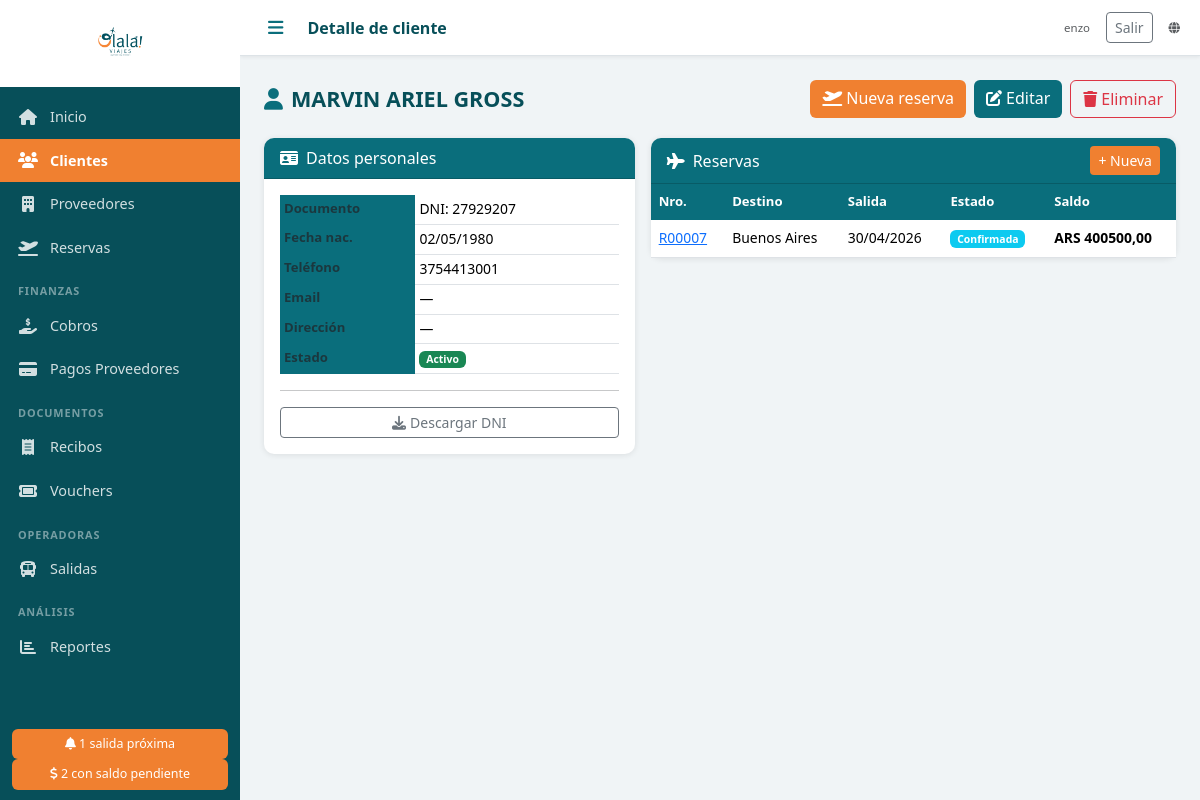
Page /clientes/5/ (signed in) on the committed database.
### agencia/models.py (models this page shows, shortened)
class Cliente(models.Model):
    TIPOS_DOC = [
        ('DNI', 'DNI'),
        ('PASAPORTE', 'Pasaporte'),
        ('LC', 'L.C.'),
        ('LE', 'L.E.'),
        ('CUIT', 'CUIT'),
    ]
    nombre = models.CharField('Nombre', max_length=100)
    apellido = models.CharField('Apellido', max_length=100)
    tipo_doc = models.CharField('Tipo de documento', max_length=20, choices=TIPOS_DOC, default='DNI')
    nro_doc = models.CharField('Nro. de documento', max_length=50, blank=True)
    email = models.EmailField('Email', blank=True)
    telefono = models.CharField('Teléfono', max_length=50, blank=True)
    direccion = models.CharField('Dirección', max_length=300, blank=True)
    fecha_nacimiento = models.DateField('Fecha de nacimiento', null=True, blank=True)
    notas = models.TextField('Notas', blank=True)
    foto_dni = models.FileField('Foto DNI', upload_to='dni/', blank=True, null=True)
    activo = models.BooleanField('Activo', default=True)
    created_at = models.DateTimeField(auto_now_add=True)
    updated_at = models.DateTimeField(auto_now=True)
    class Meta:
        verbose_name = 'Cliente'
        verbose_name_plural = 'Clientes'
        ordering = ['apellido', 'nombre']
    def __str__(self):
        return f"{self.apellido}, {self.nombre}"
    @property
    def nombre_completo(self):
        return f"{self.nombre} {self.apellido}"

class Reserva(models.Model):
    ESTADOS = [
        ('PENDIENTE', 'Pendiente'),
        ('CONFIRMADA', 'Confirmada'),
        ('EN_CURSO', 'En curso'),
        ('COMPLETADA', 'Completada'),
        ('CANCELADA', 'Cancelada'),
    ]
    numero = models.CharField('Nro. Reserva', max_length=20, unique=True, blank=True)
    cliente = models.ForeignKey(Cliente, on_delete=models.PROTECT, verbose_name='Cliente titular', related_name='reservas')
    descripcion = models.TextField('Descripción / Observaciones', blank=True)
    destino = models.CharField('Destino', max_length=200)
    fecha_salida = models.DateField('Fecha de salida')
    fecha_regreso = models.DateField('Fecha de regreso', null=True, blank=True)
    pasajeros_adicionales = models.ManyToManyField(
        Cliente, related_name='reservas_como_pasajero',
        blank=True, verbose_name='Pasajeros adicionales'
    )
    precio_venta = models.DecimalField('Precio de venta', max_digits=12, decimal_places=2, default=0)
    moneda_venta = models.CharField('Moneda venta', max_length=3, choices=MONEDAS, default='ARS')
    comision_porcentaje = models.DecimalField('Comisión (%)', max_digits=5, decimal_places=2, default=0)
    estado = models.CharField('Estado', max_length=20, choices=ESTADOS, default='PENDIENTE')
    notas = models.TextField('Notas internas', blank=True)
    created_at = models.DateTimeField(auto_now_add=True)
    updated_at = models.DateTimeField(auto_now=True)
    class Meta:
        verbose_name = 'Reserva'
        verbose_name_plural = 'Reservas'
        ordering = ['fecha_salida']
    @property
    def total_cobrado(self):
        return sum(c.monto for c in self.cobros.all())
    @property
    def saldo_pendiente_cliente(self):
        return self.precio_venta - self.total_cobrado

class Cobro(models.Model):
    reserva = models.ForeignKey(Reserva, on_delete=models.PROTECT, related_name='cobros', verbose_name='Reserva')
    fecha = models.DateField('Fecha')
    monto = models.DecimalField('Monto', max_digits=12, decimal_places=2)
    moneda = models.CharField('Moneda', max_length=3, choices=MONEDAS, default='ARS')
    forma_pago = models.CharField('Forma de pago', max_length=20, choices=FORMAS_PAGO)
    referencia = models.CharField('Referencia / Nro. comprobante', max_length=200, blank=True)
    notas = models.TextField('Notas', blank=True)
    created_at = models.DateTimeField(auto_now_add=True)
    class Meta:
        verbose_name = 'Cobro'
        verbose_name_plural = 'Cobros'
        ordering = ['-fecha']

### agencia/views.py (the view)
# urls.py: path('clientes/<int:pk>/', login_required(views.cliente_detalle), name='cliente_detalle'),
def cliente_detalle(request, pk):
    cliente = get_object_or_404(Cliente, pk=pk)
    reservas = cliente.reservas.all().order_by('-fecha_salida')
    return render(request, 'clientes/detalle.html', {'cliente': cliente, 'reservas': reservas})

### templates/clientes/detalle.html (shortened to what this page needs)
{% extends 'base.html' %}
{% block topbar_title %}Detalle de cliente{% endblock %}
{% block content %}
<div class="page-header">
  <h2><i class="fas fa-user me-2 text-teal"></i>{{ cliente.nombre_completo }}</h2>
  <div class="d-flex gap-2">
    <a href="{% url 'reserva_nueva' %}?cliente={{ cliente.pk }}" class="btn btn-orange"><i class="fas fa-plane-departure me-1"></i>Nueva reserva</a>
    <a href="{% url 'cliente_editar' cliente.pk %}" class="btn btn-teal"><i class="fas fa-edit me-1"></i>Editar</a>
    <a href="{% url 'cliente_eliminar' cliente.pk %}" class="btn btn-outline-danger"><i class="fas fa-trash me-1"></i>Eliminar</a>
  </div>
</div>
<div class="row g-3">
  <div class="col-md-5">
    <div class="card">
      <div class="card-header bg-teal text-white"><i class="fas fa-id-card me-2"></i>Datos personales</div>
      <div class="card-body">
        <table class="table table-sm mb-0">
          <tr><th class="text-muted" style="width:40%">Documento</th><td>{{ cliente.tipo_doc }}: {{ cliente.nro_doc|default:"—" }}</td></tr>
          <tr><th class="text-muted">Fecha nac.</th><td>{{ cliente.fecha_nacimiento|date:"d/m/Y"|default:"—" }}</td></tr>
          <tr><th class="text-muted">Teléfono</th><td>{{ cliente.telefono|default:"—" }}</td></tr>
          <tr><th class="text-muted">Email</th><td>{{ cliente.email|default:"—" }}</td></tr>
          <tr><th class="text-muted">Dirección</th><td>{{ cliente.direccion|default:"—" }}</td></tr>
          <tr><th class="text-muted">Estado</th><td>{% if cliente.activo %}<span class="badge bg-success">Activo</span>{% else %}<span class="badge bg-secondary">Inactivo</span>{% endif %}</td></tr>
        </table>
        {% if cliente.foto_dni %}
        <hr>
        <a href="{{ cliente.foto_dni.url }}" target="_blank" class="btn btn-sm btn-outline-secondary w-100">
          <i class="fas fa-download me-1"></i>Descargar DNI
        </a>
        {% endif %}
      </div>
    </div>
  </div>
  <div class="col-md-7">
    <div class="card">
      <div class="card-header bg-teal text-white d-flex justify-content-between align-items-center">
        <span><i class="fas fa-plane me-2"></i>Reservas</span>
        <a href="{% url 'reserva_nueva' %}?cliente={{ cliente.pk }}" class="btn btn-sm btn-orange">+ Nueva</a>
      </div>
      <div class="card-body p-0">
        <div class="table-responsive">
          <table class="table table-hover mb-0">
            <thead><tr><th>Nro.</th><th>Destino</th><th>Salida</th><th>Estado</th><th>Saldo</th></tr></thead>
            <tbody>
              {% for r in reservas %}
              <tr>
                <td><a href="{% url 'reserva_detalle' r.pk %}">{{ r.numero }}</a></td>
                <td class="small">{{ r.destino }}</td>
                <td class="small">{{ r.fecha_salida|date:"d/m/Y" }}</td>
                <td><span class="badge badge-{{ r.estado }}">{{ r.get_estado_display }}</span></td>
                <td class="{% if r.saldo_pendiente_cliente > 0 %}saldo-pendiente{% else %}saldo-ok{% endif %}">
                  {% if r.saldo_pendiente_cliente > 0 %}{{ r.moneda_venta }} {{ r.saldo_pendiente_cliente|floatformat:2 }}{% else %}<i class="fas fa-check text-success"></i>{% endif %}
                </td>
              </tr>
              {% empty %}
              <tr><td colspan="5" class="text-center text-muted py-3">Sin reservas.</td></tr>
              {% endfor %}
            </tbody>
          </table>
        </div>
      </div>
    </div>
  </div>
</div>
{% endblock %}

### templates/base.html (shortened to what this page needs)
<!DOCTYPE html>
<html lang="es">
<head>
  {% load static %}
  <link rel="stylesheet" href="https://cdn.jsdelivr.net/npm/bootstrap@5.3.2/dist/css/bootstrap.min.css">
  <link rel="stylesheet" href="https://cdnjs.cloudflare.com/ajax/libs/font-awesome/6.5.0/css/all.min.css">
  <link rel="stylesheet" href="{% static 'css/olala.css' %}">
</head>
<body>
<div class="sidebar" id="sidebar">
  <div class="sidebar-logo">
    <img src="{% static 'img/logo.png' %}" alt="Olalá Viajes" class="logo-img">
  </div>
  <nav class="sidebar-nav">
    <a href="{% url 'dashboard' %}" class="nav-item {% if request.resolver_match.url_name == 'dashboard' %}active{% endif %}">
      <i class="fas fa-home"></i><span>Inicio</span>
    </a>
    <a href="{% url 'clientes_lista' %}" class="nav-item {% if 'cliente' in request.resolver_match.url_name %}active{% endif %}">
      <i class="fas fa-users"></i><span>Clientes</span>
    </a>
    <a href="{% url 'proveedores_lista' %}" class="nav-item {% if 'proveedor' in request.resolver_match.url_name %}active{% endif %}">
      <i class="fas fa-building"></i><span>Proveedores</span>
    </a>
    <a href="{% url 'reservas_lista' %}" class="nav-item {% if 'reserva' in request.resolver_match.url_name %}active{% endif %}">
      <i class="fas fa-plane-departure"></i><span>Reservas</span>
    </a>
    <div class="nav-section">Finanzas</div>
    <a href="{% url 'cobros_lista' %}" class="nav-item {% if 'cobro' in request.resolver_match.url_name %}active{% endif %}">
      <i class="fas fa-hand-holding-dollar"></i><span>Cobros</span>
    </a>
    <a href="{% url 'pagos_proveedor_lista' %}" class="nav-item {% if 'pago_proveedor' in request.resolver_match.url_name %}active{% endif %}">
      <i class="fas fa-credit-card"></i><span>Pagos Proveedores</span>
    </a>
    <div class="nav-section">Documentos</div>
    <a href="{% url 'recibos_lista' %}" class="nav-item {% if 'recibo' in request.resolver_match.url_name %}active{% endif %}">
      <i class="fas fa-receipt"></i><span>Recibos</span>
    </a>
    <a href="{% url 'vouchers_lista' %}" class="nav-item {% if 'voucher' in request.resolver_match.url_name %}active{% endif %}">
      <i class="fas fa-ticket"></i><span>Vouchers</span>
    </a>
    <div class="nav-section">Operadoras</div>
    <a href="{% url 'salidas_lista' %}" class="nav-item {% if 'salida' in request.resolver_match.url_name %}active{% endif %}">
      <i class="fas fa-bus"></i><span>Salidas</span>
    </a>
    <div class="nav-section">Análisis</div>
    <a href="{% url 'reportes' %}" class="nav-item {% if 'reporte' in request.resolver_match.url_name %}active{% endif %}">
      <i class="fas fa-chart-bar"></i><span>Reportes</span>
    </a>
  </nav>
  {% if alertas_salidas > 0 or alertas_saldos > 0 %}
  <div class="sidebar-alerts">
    {% if alertas_salidas > 0 %}
    <a href="{% url 'dashboard' %}" class="alert-badge">
      <i class="fas fa-bell"></i> {{ alertas_salidas }} salida{% if alertas_salidas != 1 %}s{% endif %} próxima{% if alertas_salidas != 1 %}s{% endif %}
    </a>
    {% endif %}
    {% if alertas_saldos > 0 %}
    <a href="{% url 'reporte_saldos' %}" class="alert-badge">
      <i class="fas fa-dollar-sign"></i> {{ alertas_saldos }} con saldo pendiente
    </a>
    {% endif %}
  </div>
  {% endif %}
</div>
<div class="main-content">
  <div class="topbar">
    <button class="btn-menu" onclick="toggleSidebar()"><i class="fas fa-bars"></i></button>
    <div class="topbar-title">{% block topbar_title %}{% endblock %}</div>
    <div class="topbar-right d-flex align-items-center gap-3">
      {% if user.is_authenticated %}
      <span class="text-muted small">{{ user.get_username }}</span>
      <form method="post" action="{% url 'logout' %}" class="d-inline mb-0">
        <button type="submit" class="btn btn-sm btn-outline-secondary">Salir</button>
      </form>
      {% endif %}
      <a href="{% url 'web_publica' %}" class="text-muted small" target="_blank" title="Catálogo público"><i class="fas fa-globe"></i></a>
    </div>
  </div>
  <div class="content-area">
    {% block content %}{% endblock %}
  </div>
</div>
</body>
</html>

### static/css/olala.css (style rules this page uses)
:root { --teal: #0a6e7c; --teal-dark: #074f59; --teal-light: #e0f2f5; --orange: #f08030; --orange-light: #fff3e8; --sidebar-width: 240px; --topbar-height: 56px; }
* { box-sizing: border-box; }
body { margin: 0; font-family: 'Segoe UI', sans-serif; background: #f0f4f6; }
.sidebar { position: fixed; top: 0; left: 0; width: var(--sidebar-width); height: 100vh; background: var(--teal-dark); display: flex; flex-direction: column; z-index: 1000; transition: width 0.25s; overflow-x: hidden; }
.sidebar-logo { padding: 16px 12px; background: white; text-align: center; min-height: 80px; display: flex; align-items: center; justify-content: center; }
.logo-img { max-width: 160px; max-height: 55px; object-fit: contain; }
.sidebar-nav { flex: 1; overflow-y: auto; padding: 8px 0; }
.nav-item { display: flex; align-items: center; gap: 12px; padding: 11px 18px; color: rgba(255,255,255,0.82); text-decoration: none; font-size: 0.9rem; transition: background 0.15s, color 0.15s; white-space: nowrap; }
.nav-item.active { background: var(--orange); color: white; font-weight: 600; }
.nav-item i { width: 20px; text-align: center; font-size: 1rem; flex-shrink: 0; }
.nav-section { padding: 14px 18px 4px; font-size: 0.68rem; text-transform: uppercase; letter-spacing: 0.08em; color: rgba(255,255,255,0.45); font-weight: 600; }
.sidebar-alerts { padding: 10px 12px; }
.alert-badge { display: block; background: var(--orange); color: white; padding: 6px 10px; border-radius: 6px; font-size: 0.78rem; text-decoration: none; text-align: center; }
.main-content { margin-left: var(--sidebar-width); min-height: 100vh; transition: margin-left 0.25s; display: flex; flex-direction: column; }
.topbar { height: var(--topbar-height); background: white; border-bottom: 1px solid #dde3e7; display: flex; align-items: center; padding: 0 20px; gap: 16px; position: sticky; top: 0; z-index: 100; box-shadow: 0 1px 4px rgba(0,0,0,0.07); }
.btn-menu { background: none; border: none; font-size: 1.1rem; color: var(--teal); cursor: pointer; padding: 4px 8px; }
.topbar-title { font-size: 1rem; font-weight: 600; color: var(--teal-dark); flex: 1; }
.topbar-right { font-size: 0.82rem; color: #999; }
.content-area { padding: 24px; flex: 1; }
.card { border: none; border-radius: 10px; box-shadow: 0 1px 6px rgba(0,0,0,0.09); }
.card-header { border-radius: 10px 10px 0 0 !important; }
.bg-teal { background: var(--teal) !important; }
.text-teal { color: var(--teal) !important; }
.table th { background: var(--teal); color: white; font-weight: 600; font-size: 0.82rem; border: none; }
.table td { font-size: 0.87rem; vertical-align: middle; }
.btn-teal { background: var(--teal); color: white; border: none; }
.btn-orange { background: var(--orange); color: white; border: none; }
.badge-CONFIRMADA { background: #0dcaf0; color: #fff; }
.saldo-pendiente { color: #dc3545; font-weight: 600; }
.page-header { display: flex; align-items: center; justify-content: space-between; margin-bottom: 20px; }
.page-header h2 { margin: 0; color: var(--teal-dark); font-size: 1.35rem; font-weight: 700; }

### rows in the picture
Cliente: nombre_completo "MARVIN ARIEL GROSS", tipo_doc "DNI", nro_doc "27929207", fecha_nacimiento "02/05/1980", telefono "3754413001", email "—", direccion "—"
Reserva: numero "R00007", destino "Buenos Aires", fecha_salida "30/04/2026", estado "Confirmada", moneda_venta "ARS", saldo_pendiente_cliente "400500,00"

### other values in the picture
{{ alertas_salidas }} "1"
{{ alertas_saldos }} "2"
{{ user.get_username }} "enzo"
